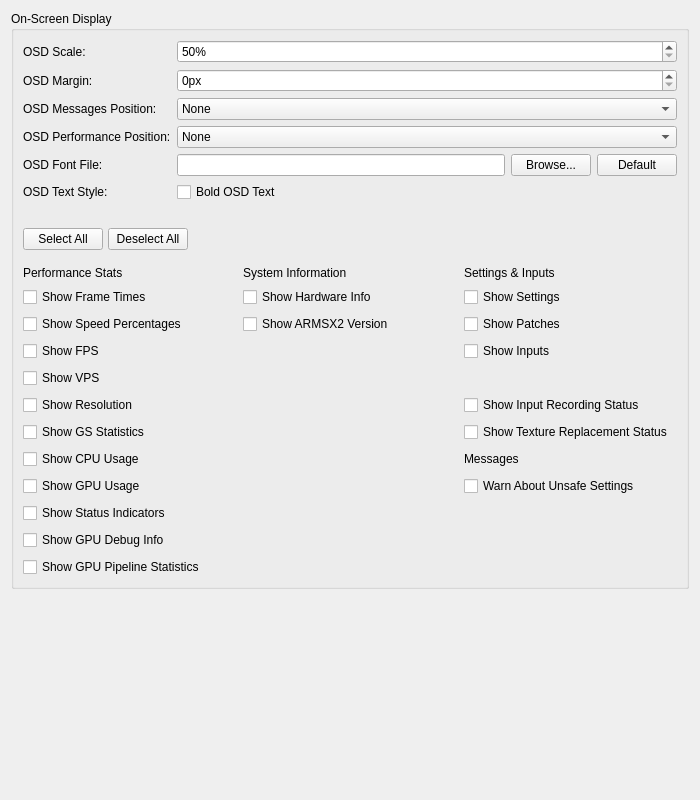
<?xml version="1.0" encoding="UTF-8"?>
<ui version="4.0">
 <class>OSDSettingsWidget</class>
 <widget class="QWidget" name="OSDSettingsWidget">
  <property name="geometry">
   <rect>
    <x>0</x>
    <y>0</y>
    <width>700</width>
    <height>800</height>
   </rect>
  </property>
  <property name="windowTitle">
   <string/>
  </property>
  <layout class="QVBoxLayout" name="verticalLayout">
   <item>
    <widget class="QGroupBox" name="layout">
     <property name="title">
      <string>On-Screen Display</string>
     </property>
     <layout class="QGridLayout" name="gridLayout">
      <item row="0" column="0">
       <widget class="QLabel" name="scaleLabel">
        <property name="text">
         <string>OSD Scale:</string>
        </property>
        <property name="buddy">
         <cstring>scale</cstring>
        </property>
       </widget>
      </item>
      <item row="0" column="1">
       <widget class="QSpinBox" name="scale">
        <property name="sizePolicy">
         <sizepolicy hsizetype="MinimumExpanding" vsizetype="Fixed">
          <horstretch>0</horstretch>
          <verstretch>0</verstretch>
         </sizepolicy>
        </property>
        <property name="suffix">
         <string>%</string>
        </property>
        <property name="minimum">
         <number>50</number>
        </property>
        <property name="maximum">
         <number>500</number>
        </property>
       </widget>
      </item>
      <item row="1" column="0">
       <widget class="QLabel" name="marginLabel">
        <property name="text">
         <string>OSD Margin:</string>
        </property>
        <property name="buddy">
         <cstring>margin</cstring>
        </property>
       </widget>
      </item>
      <item row="1" column="1">
       <widget class="QSpinBox" name="margin">
        <property name="sizePolicy">
         <sizepolicy hsizetype="MinimumExpanding" vsizetype="Fixed">
          <horstretch>0</horstretch>
          <verstretch>0</verstretch>
         </sizepolicy>
        </property>
        <property name="suffix">
         <string>px</string>
        </property>
        <property name="minimum">
         <number>0</number>
        </property>
        <property name="maximum">
         <number>100</number>
        </property>
       </widget>
      </item>
      <item row="2" column="0">
       <widget class="QLabel" name="messagesPosLabel">
        <property name="text">
         <string>OSD Messages Position:</string>
        </property>
        <property name="buddy">
         <cstring>messagesPos</cstring>
        </property>
       </widget>
      </item>
      <item row="2" column="1">
       <widget class="QComboBox" name="messagesPos">
        <item>
         <property name="text">
          <string>None</string>
         </property>
        </item>
        <item>
         <property name="text">
          <string>Top Left (Default)</string>
         </property>
        </item>
        <item>
         <property name="text">
          <string>Top Center</string>
         </property>
        </item>
        <item>
         <property name="text">
          <string>Top Right</string>
         </property>
        </item>
        <item>
         <property name="text">
          <string>Center Left</string>
         </property>
        </item>
        <item>
         <property name="text">
          <string>Center</string>
         </property>
        </item>
        <item>
         <property name="text">
          <string>Center Right</string>
         </property>
        </item>
        <item>
         <property name="text">
          <string>Bottom Left</string>
         </property>
        </item>
        <item>
         <property name="text">
          <string>Bottom Center</string>
         </property>
        </item>
        <item>
         <property name="text">
          <string>Bottom Right</string>
         </property>
        </item>
       </widget>
      </item>
      <item row="3" column="0">
       <widget class="QLabel" name="performancePosLabel">
        <property name="text">
         <string>OSD Performance Position:</string>
        </property>
        <property name="buddy">
         <cstring>performancePos</cstring>
        </property>
       </widget>
      </item>
      <item row="3" column="1">
       <widget class="QComboBox" name="performancePos">
        <item>
         <property name="text">
          <string>None</string>
         </property>
        </item>
        <item>
         <property name="text">
          <string>Top Left</string>
         </property>
        </item>
        <item>
         <property name="text">
          <string>Top Center</string>
         </property>
        </item>
        <item>
         <property name="text">
          <string>Top Right (Default)</string>
         </property>
        </item>
        <item>
         <property name="text">
          <string>Center Left</string>
         </property>
        </item>
        <item>
         <property name="text">
          <string>Center</string>
         </property>
        </item>
        <item>
         <property name="text">
          <string>Center Right</string>
         </property>
        </item>
        <item>
         <property name="text">
          <string>Bottom Left</string>
         </property>
        </item>
        <item>
         <property name="text">
          <string>Bottom Center</string>
         </property>
        </item>
        <item>
         <property name="text">
          <string>Bottom Right</string>
         </property>
        </item>
       </widget>
      </item>
      <item row="4" column="0">
       <widget class="QLabel" name="osdFontPathLabel">
        <property name="text">
         <string>OSD Font File:</string>
        </property>
        <property name="buddy">
         <cstring>osdFontPath</cstring>
        </property>
       </widget>
      </item>
      <item row="4" column="1">
       <layout class="QHBoxLayout" name="osdFontPathLayout">
        <item>
         <widget class="QLineEdit" name="osdFontPath">
          <property name="readOnly">
           <bool>true</bool>
          </property>
         </widget>
        </item>
        <item>
         <widget class="QPushButton" name="browseOsdFontPath">
          <property name="text">
           <string>Browse...</string>
          </property>
         </widget>
        </item>
        <item>
         <widget class="QPushButton" name="clearOsdFontPath">
          <property name="text">
           <string>Default</string>
          </property>
         </widget>
        </item>
       </layout>
      </item>
      <item row="5" column="0">
       <widget class="QLabel" name="boldTextLabel">
        <property name="text">
         <string>OSD Text Style:</string>
        </property>
        <property name="buddy">
         <cstring>boldText</cstring>
        </property>
       </widget>
      </item>
      <item row="5" column="1">
       <widget class="QCheckBox" name="boldText">
        <property name="text">
         <string>Bold OSD Text</string>
        </property>
       </widget>
      </item>
      <item row="7" column="0" colspan="2">
       <spacer name="checkboxSpacer">
        <property name="orientation">
         <enum>Qt::Orientation::Vertical</enum>
        </property>
        <property name="sizeType">
         <enum>QSizePolicy::Policy::Fixed</enum>
        </property>
        <property name="sizeHint" stdset="0">
         <size>
          <width>20</width>
          <height>20</height>
         </size>
        </property>
       </spacer>
      </item>
      <item row="8" column="0" colspan="2">
       <layout class="QHBoxLayout" name="selectButtonsLayout">
        <property name="spacing">
         <number>5</number>
        </property>
        <item>
         <widget class="QPushButton" name="selectAllButton">
          <property name="sizePolicy">
           <sizepolicy hsizetype="Minimum" vsizetype="Fixed">
            <horstretch>0</horstretch>
            <verstretch>0</verstretch>
           </sizepolicy>
          </property>
          <property name="text">
           <string>Select All</string>
          </property>
         </widget>
        </item>
        <item>
         <widget class="QPushButton" name="deselectAllButton">
          <property name="sizePolicy">
           <sizepolicy hsizetype="Minimum" vsizetype="Fixed">
            <horstretch>0</horstretch>
            <verstretch>0</verstretch>
           </sizepolicy>
          </property>
          <property name="text">
           <string>Deselect All</string>
          </property>
         </widget>
        </item>
        <item>
         <spacer name="horizontalSpacer">
          <property name="orientation">
           <enum>Qt::Orientation::Horizontal</enum>
          </property>
          <property name="sizeHint" stdset="0">
           <size>
            <width>40</width>
            <height>20</height>
           </size>
          </property>
         </spacer>
        </item>
       </layout>
      </item>
      <item row="9" column="0" colspan="2">
       <layout class="QGridLayout" name="optionLayout" rowstretch="0,0,0,0,0,0,0,0,0,0,0">
        <property name="sizeConstraint">
         <enum>QLayout::SizeConstraint::SetDefaultConstraint</enum>
        </property>
        <property name="topMargin">
         <number>10</number>
        </property>
        <property name="spacing">
         <number>7</number>
        </property>
        <item row="8" column="0">
         <widget class="QCheckBox" name="showUsageGPU">
          <property name="text">
           <string>Show GPU Usage</string>
          </property>
         </widget>
        </item>
        <item row="1" column="0">
         <widget class="QCheckBox" name="showFrameTimes">
          <property name="text">
           <string>Show Frame Times</string>
          </property>
         </widget>
        </item>
        <item row="7" column="2">
         <widget class="QLabel" name="warningLabel">
          <property name="text">
           <string>Messages</string>
          </property>
         </widget>
        </item>
        <item row="0" column="0">
         <widget class="QLabel" name="Column0_PerformanceAndStats">
          <property name="text">
           <string>Performance Stats</string>
          </property>
         </widget>
        </item>
        <item row="1" column="1">
         <widget class="QCheckBox" name="showHardwareInfo">
          <property name="text">
           <string>Show Hardware Info</string>
          </property>
         </widget>
        </item>
        <item row="2" column="1">
         <widget class="QCheckBox" name="showVersion">
          <property name="text">
           <string>Show ARMSX2 Version</string>
          </property>
         </widget>
        </item>
        <item row="2" column="2">
         <widget class="QCheckBox" name="showPatches">
          <property name="text">
           <string>Show Patches</string>
          </property>
         </widget>
        </item>
        <item row="5" column="0">
         <widget class="QCheckBox" name="showResolution">
          <property name="text">
           <string>Show Resolution</string>
          </property>
         </widget>
        </item>
        <item row="7" column="0">
         <widget class="QCheckBox" name="showUsageCPU">
          <property name="text">
           <string>Show CPU Usage</string>
          </property>
         </widget>
        </item>
        <item row="3" column="2">
         <widget class="QCheckBox" name="showInputs">
          <property name="text">
           <string>Show Inputs</string>
          </property>
         </widget>
        </item>
        <item row="5" column="2">
         <widget class="QCheckBox" name="showInputRec">
          <property name="text">
           <string>Show Input Recording Status</string>
          </property>
         </widget>
        </item>
        <item row="6" column="2">
         <widget class="QCheckBox" name="showTextureReplacements">
          <property name="text">
           <string>Show Texture Replacement Status</string>
          </property>
         </widget>
        </item>
        <item row="6" column="0">
         <widget class="QCheckBox" name="showGSStats">
          <property name="text">
           <string>Show GS Statistics</string>
          </property>
         </widget>
        </item>
        <item row="9" column="0">
         <widget class="QCheckBox" name="showStatusIndicators">
          <property name="text">
           <string>Show Status Indicators</string>
          </property>
         </widget>
        </item>
        <item row="8" column="2">
         <widget class="QCheckBox" name="warnAboutUnsafeSettings">
          <property name="text">
           <string>Warn About Unsafe Settings</string>
          </property>
         </widget>
        </item>
        <item row="3" column="0">
         <widget class="QCheckBox" name="showFPS">
          <property name="text">
           <string>Show FPS</string>
          </property>
         </widget>
        </item>
        <item row="0" column="1">
         <widget class="QLabel" name="Column1_SystemInformation">
          <property name="text">
           <string>System Information</string>
          </property>
         </widget>
        </item>
        <item row="2" column="0">
         <widget class="QCheckBox" name="showSpeedPercentages">
          <property name="text">
           <string>Show Speed Percentages</string>
          </property>
         </widget>
        </item>
        <item row="1" column="2">
         <widget class="QCheckBox" name="showSettings">
          <property name="text">
           <string>Show Settings</string>
          </property>
         </widget>
        </item>
        <item row="4" column="0">
         <widget class="QCheckBox" name="showVPS">
          <property name="text">
           <string>Show VPS</string>
          </property>
         </widget>
        </item>
        <item row="0" column="2">
         <widget class="QLabel" name="Column2_SettingsAndInputs">
          <property name="text">
           <string>Settings &amp; Inputs</string>
          </property>
         </widget>
        </item>
        <item row="10" column="0">
         <widget class="QCheckBox" name="showDebugGPU">
          <property name="text">
           <string>Show GPU Debug Info</string>
          </property>
         </widget>
        </item>
        <item row="11" column="0">
         <widget class="QCheckBox" name="showStatsGPU">
          <property name="text">
           <string>Show GPU Pipeline Statistics</string>
          </property>
         </widget>
        </item>
       </layout>
      </item>
     </layout>
    </widget>
   </item>
   <item>
    <spacer name="verticalSpacer">
     <property name="orientation">
      <enum>Qt::Orientation::Vertical</enum>
     </property>
     <property name="sizeHint" stdset="0">
      <size>
       <width>20</width>
       <height>0</height>
      </size>
     </property>
    </spacer>
   </item>
  </layout>
 </widget>
 <tabstops>
  <tabstop>scale</tabstop>
  <tabstop>margin</tabstop>
  <tabstop>messagesPos</tabstop>
  <tabstop>performancePos</tabstop>
  <tabstop>boldText</tabstop>
  <tabstop>osdFontPath</tabstop>
  <tabstop>browseOsdFontPath</tabstop>
  <tabstop>clearOsdFontPath</tabstop>
  <tabstop>selectAllButton</tabstop>
  <tabstop>deselectAllButton</tabstop>
  <tabstop>showSpeedPercentages</tabstop>
  <tabstop>showFPS</tabstop>
  <tabstop>showVPS</tabstop>
  <tabstop>showResolution</tabstop>
  <tabstop>showGSStats</tabstop>
  <tabstop>showUsageCPU</tabstop>
  <tabstop>showUsageGPU</tabstop>
  <tabstop>showStatsGPU</tabstop>
  <tabstop>showStatusIndicators</tabstop>
  <tabstop>showFrameTimes</tabstop>
 </tabstops>
 <resources/>
 <connections/>
</ui>
